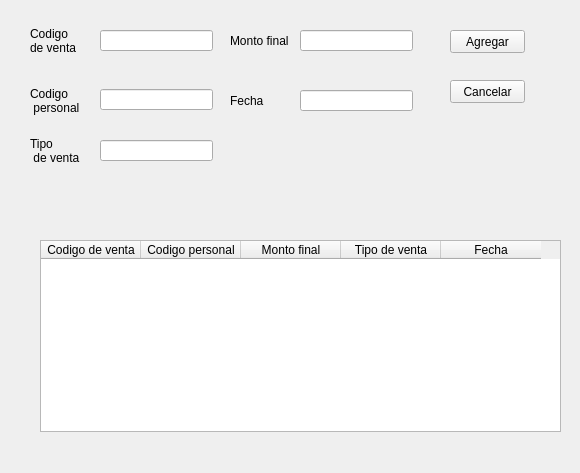
<?xml version="1.0" encoding="UTF-8"?>
<ui version="4.0">
 <class>MainWindow</class>
 <widget class="QMainWindow" name="MainWindow">
  <property name="geometry">
   <rect>
    <x>0</x>
    <y>0</y>
    <width>580</width>
    <height>473</height>
   </rect>
  </property>
  <property name="windowTitle">
   <string>MainWindow</string>
  </property>
  <property name="animated">
   <bool>false</bool>
  </property>
  <property name="documentMode">
   <bool>true</bool>
  </property>
  <property name="unifiedTitleAndToolBarOnMac">
   <bool>false</bool>
  </property>
  <widget class="QWidget" name="centralwidget">
   <widget class="QLabel" name="label">
    <property name="geometry">
     <rect>
      <x>30</x>
      <y>20</y>
      <width>61</width>
      <height>41</height>
     </rect>
    </property>
    <property name="styleSheet">
     <string notr="true"/>
    </property>
    <property name="text">
     <string>Codigo 
de venta</string>
    </property>
   </widget>
   <widget class="QLabel" name="label_2">
    <property name="geometry">
     <rect>
      <x>30</x>
      <y>130</y>
      <width>61</width>
      <height>41</height>
     </rect>
    </property>
    <property name="text">
     <string>Tipo
 de venta</string>
    </property>
   </widget>
   <widget class="QTableWidget" name="tblVenta">
    <property name="geometry">
     <rect>
      <x>40</x>
      <y>240</y>
      <width>521</width>
      <height>192</height>
     </rect>
    </property>
    <column>
     <property name="text">
      <string>Codigo de venta</string>
     </property>
    </column>
    <column>
     <property name="text">
      <string>Codigo personal</string>
     </property>
    </column>
    <column>
     <property name="text">
      <string>Monto final</string>
     </property>
    </column>
    <column>
     <property name="text">
      <string>Tipo de venta</string>
     </property>
    </column>
    <column>
     <property name="text">
      <string>Fecha</string>
     </property>
    </column>
   </widget>
   <widget class="QLabel" name="label_3">
    <property name="geometry">
     <rect>
      <x>230</x>
      <y>20</y>
      <width>61</width>
      <height>41</height>
     </rect>
    </property>
    <property name="text">
     <string>Monto final</string>
    </property>
   </widget>
   <widget class="QLabel" name="label_4">
    <property name="geometry">
     <rect>
      <x>230</x>
      <y>80</y>
      <width>51</width>
      <height>41</height>
     </rect>
    </property>
    <property name="text">
     <string>Fecha</string>
    </property>
   </widget>
   <widget class="QLineEdit" name="lneCodVenta">
    <property name="geometry">
     <rect>
      <x>100</x>
      <y>30</y>
      <width>113</width>
      <height>21</height>
     </rect>
    </property>
   </widget>
   <widget class="QLineEdit" name="lneTipoVenta">
    <property name="geometry">
     <rect>
      <x>100</x>
      <y>140</y>
      <width>113</width>
      <height>21</height>
     </rect>
    </property>
    <property name="readOnly">
     <bool>false</bool>
    </property>
   </widget>
   <widget class="QLineEdit" name="lneMontoFinal">
    <property name="geometry">
     <rect>
      <x>300</x>
      <y>30</y>
      <width>113</width>
      <height>21</height>
     </rect>
    </property>
    <property name="dragEnabled">
     <bool>true</bool>
    </property>
    <property name="readOnly">
     <bool>false</bool>
    </property>
   </widget>
   <widget class="QPushButton" name="btnBuscar">
    <property name="geometry">
     <rect>
      <x>450</x>
      <y>30</y>
      <width>75</width>
      <height>23</height>
     </rect>
    </property>
    <property name="text">
     <string>Agregar</string>
    </property>
   </widget>
   <widget class="QPushButton" name="btnCancelar">
    <property name="geometry">
     <rect>
      <x>450</x>
      <y>80</y>
      <width>75</width>
      <height>23</height>
     </rect>
    </property>
    <property name="text">
     <string>Cancelar</string>
    </property>
   </widget>
   <widget class="QLabel" name="label_6">
    <property name="geometry">
     <rect>
      <x>90</x>
      <y>180</y>
      <width>361</width>
      <height>31</height>
     </rect>
    </property>
    <property name="palette">
     <palette>
      <active>
       <colorrole role="WindowText">
        <brush brushstyle="SolidPattern">
         <color alpha="255">
          <red>255</red>
          <green>0</green>
          <blue>0</blue>
         </color>
        </brush>
       </colorrole>
      </active>
      <inactive>
       <colorrole role="WindowText">
        <brush brushstyle="SolidPattern">
         <color alpha="255">
          <red>255</red>
          <green>0</green>
          <blue>0</blue>
         </color>
        </brush>
       </colorrole>
      </inactive>
      <disabled>
       <colorrole role="WindowText">
        <brush brushstyle="SolidPattern">
         <color alpha="255">
          <red>120</red>
          <green>120</green>
          <blue>120</blue>
         </color>
        </brush>
       </colorrole>
      </disabled>
     </palette>
    </property>
    <property name="font">
     <font>
      <pointsize>14</pointsize>
      <weight>75</weight>
      <bold>true</bold>
     </font>
    </property>
    <property name="text">
     <string/>
    </property>
   </widget>
   <widget class="QLineEdit" name="lneCodPersonal">
    <property name="geometry">
     <rect>
      <x>100</x>
      <y>89</y>
      <width>113</width>
      <height>21</height>
     </rect>
    </property>
    <property name="readOnly">
     <bool>false</bool>
    </property>
   </widget>
   <widget class="QLabel" name="label_7">
    <property name="geometry">
     <rect>
      <x>30</x>
      <y>80</y>
      <width>61</width>
      <height>41</height>
     </rect>
    </property>
    <property name="text">
     <string>Codigo
 personal</string>
    </property>
   </widget>
   <widget class="QLineEdit" name="lneFecha">
    <property name="geometry">
     <rect>
      <x>300</x>
      <y>90</y>
      <width>113</width>
      <height>21</height>
     </rect>
    </property>
    <property name="dragEnabled">
     <bool>true</bool>
    </property>
    <property name="readOnly">
     <bool>false</bool>
    </property>
   </widget>
  </widget>
 </widget>
 <resources/>
 <connections/>
</ui>
